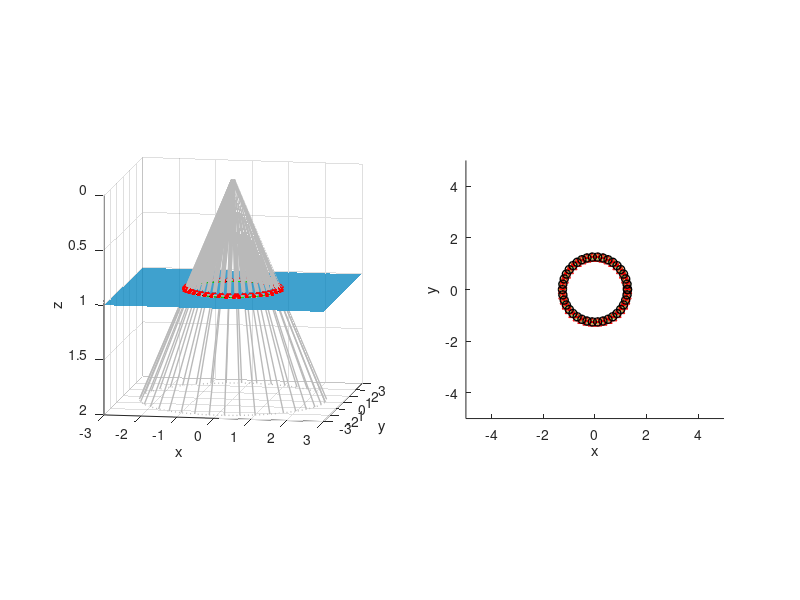

Write the MATLAB code that produced this figure.
%% Initialize
n_points = 39;
% [polar, azim] of the tilt plane normal
% theta= rand(1) * 30; 
% psi  = rand(1) * 360;
psi  = 55+180;
for theta = 0:6:360
    % angle of circle
    phi = linspace(0,2*pi,n_points)';
    % principle angle
    beta = 0.9; %(25 + rand(1) * 30) * pi / 180;
    %% Parameters
    % circle of points at base of cone
    p0 = [tan(beta)*cos(phi),tan(beta)*sin(phi),ones(size(phi))];
    px = p0(:, 1);   py = p0(:, 2);   pz = p0(:, 3);
    % plane normal
    nx = sind(theta)*cosd(psi);ny = sind(theta)*sind(psi);nz = -cosd(theta);
    n = [sind(theta)*cosd(psi), sind(theta)*sind(psi), -cosd(theta)];
    % optical axis
    z = [zeros(size(phi)),  zeros(size(phi)),  ones(size(phi))];
    % rotation axis
    aXs = [linspace(-2, 2, n_points)', ...
           -(nx/ny)*linspace(-2, 2, n_points)', ...
           ones(size(phi))];
    %%%%%%%%%%%%%%%%%%%%%%%%%%%%%%%%%%%%%%%%%%%%%%%%%%%%%%%%%%%%%%%%%%%%%%%%%%%
    %% Forward map 
    % lambda scale factor [equation 1] 
    l1 = nz ./ (nx*px + ny*py + nz*pz); 
    ll1 = [l1, l1, l1];  % stack as n x 3 array 
    % rodrigues rotation matrix [equation 2] 
    R = [1+(nx^2/(nz-1)),  nx*ny/(nz-1),  nx; 
            nx*ny/(nz-1), 1+ny^2/(nz-1),  ny; 
                     -nx,           -ny, -nz]; 
    % tilt shift map [equations 3 & 4] 
    p1 = (ll1.*p0 - z)*R' + z; 
    p1_x = (((nx^2+nz*(nz-1))*px + nx*ny*py)./(nx*px+ny*py+nz))/(nz-1); 
    p1_y = (((ny^2+nz*(nz-1))*py + nx*ny*px)./(nx*px+ny*py+nz))/(nz-1); 
    %% Backward map
    % lambda scale factor [equation 6]
    l6 = 1 ./ (nx*p1_x + ny*p1_y + 1);
    ll6 = [l6, l6, l6];  % stack as n x 3 array
    % tilt corrected map [equations 5 & 7]
    p0_b = ll6.*((p1 - z)*R + z); 
    p0_x = (((nx^2+nz-1)*p1_x + nx*ny*p1_y)./(nx*p1_x+ny*p1_y+1))/(nz-1);
    p0_y = (((ny^2+nz-1)*p1_y + nx*ny*p1_x)./(nx*p1_x+ny*p1_y+1))/(nz-1);
    %%%%%%%%%%%%%%%%%%%%%%%%%%%%%%%%%%%%%%%%%%%%%%%%%%%%%%%%%%%%%%%%%%%%%%%%%%%
    %% Cone
    % tilted plane
    [plane_x,plane_y] = meshgrid(linspace(-3,3,101),linspace(-3,3,101));
    plane_flat_z = ones(size(plane_x));
    plane_tilt_z = - nx / nz * plane_x - ny / nz * plane_y + ones(size(plane_x));
    % cone plane intersection
    origin = zeros(n_points, 1);
    intersect = ll1.*p0;
    %%%%%%%%%%%%%%%%%%%%%%%%%%%%%%%%%%%%%%%%%%%%%%%%%%%%%%%%%%%%%%%%%%%%%%%%%%%
    %% Plotting
    h=figure(33);clf;
    subplot(1,2,1)
    hold on;grid on;
    surf(plane_x,plane_y,plane_flat_z,'FaceAlpha',0.5,'FaceColor','interp');
    surf(plane_x,plane_y,plane_tilt_z,'FaceAlpha',0.5,'FaceColor','interp');
    plot3(aXs(:,1), aXs(:,2), aXs(:,3), 'c--', 'LineWidth', 3)
    plot3(p0(:,1), p0(:,2), p0(:,3),'color',[0.725 0.725 0.725],'LineWidth', 3)
    plot3(intersect(:,1), intersect(:,2), intersect(:,3), 'k-', intersect(:,1), intersect(:,2), intersect(:,3), 'r*', 'LineWidth', 3)
    plot3([intersect(:,1), 2*p0(:,1)]', [intersect(:,2), 2*p0(:,2)]', [intersect(:,3), 2*p0(:,3)]','color',[0.725 0.725 0.725],'LineWidth',1)
    plot3(2*p0(:,1), 2*p0(:,2), 2*p0(:,3),':','color',[0.725 0.725 0.725],'LineWidth', 1)
    plot3(p1(:,1), p1(:,2), p1(:,3), 'g-', p1(:,1), p1(:,2), p1(:,3), 'r.', 'LineWidth', 3)
    xlabel('x')
    ylabel('y')
    zlabel('z')
    % annotation('textbox', [0.385, 0.705, 0.0725, 0.025], 'String', round(theta) + " degrees tilt")
    plot3([origin, intersect(:,1)]', [origin, intersect(:,2)]', [origin, intersect(:,3)]','color',[0.725 0.725 0.725],'LineWidth',3)
    colormap winter
    shading interp
    set(gca,'Zdir','reverse')
    view([10 10])
    axis([-3 3 -3 3 0 2])
    axis square
    subplot(1,2,2)
    hold on;grid off;
    plot(p0(:,1),p0(:,2),'*',p0(:,1),p0(:,2),'-','color',[0.725 0.725 0.725],'LineWidth',2)
    plot(p1(:,1),p1(:,2),'*',p1(:,1),p1(:,2),'-','color',[0.525 0.925 0.525],'LineWidth',2)
    plot(px, py,'c.', p1_x, p1_y, 'r.', p0_b(:, 1), p0_b(:, 2), 'r^', p0_x, p0_y, 'ko','LineWidth',1)
    plot(aXs(:,1), aXs(:,2), 'c--','LineWidth',1)
    axis([-5 5 -5 5])
    axis square
    xlabel('x')
    ylabel('y')
    % save png for gif
    % saveas(h,sprintf('makegif/conic%d.png',theta+100));
end


























% fprintf('Tilt angle = %d degrees\n',acosd(-nz));
